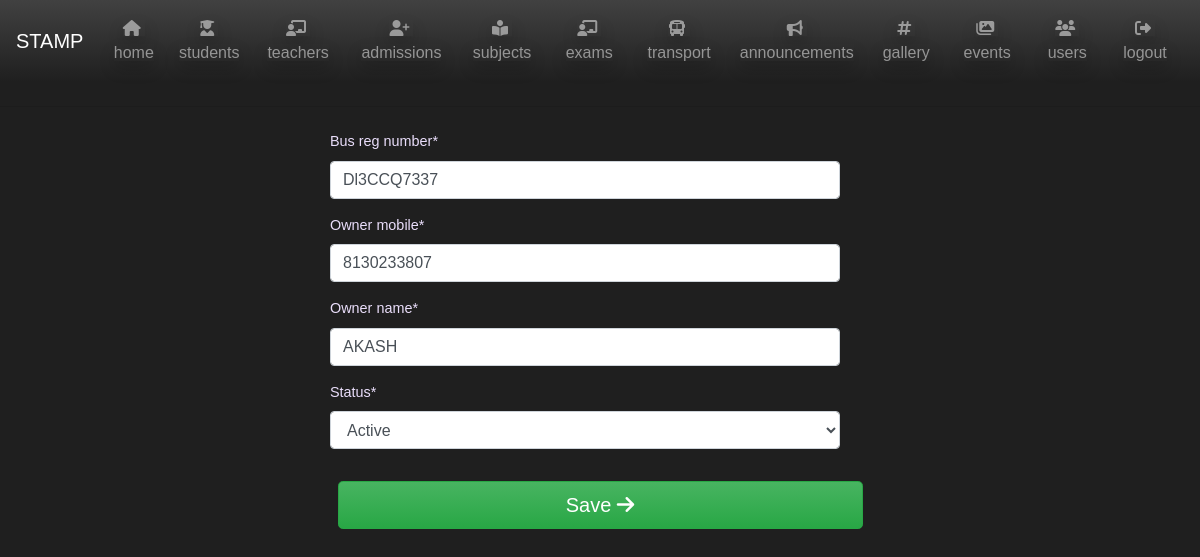
Page /update-bus/1 (signed in) on the earlier database version.
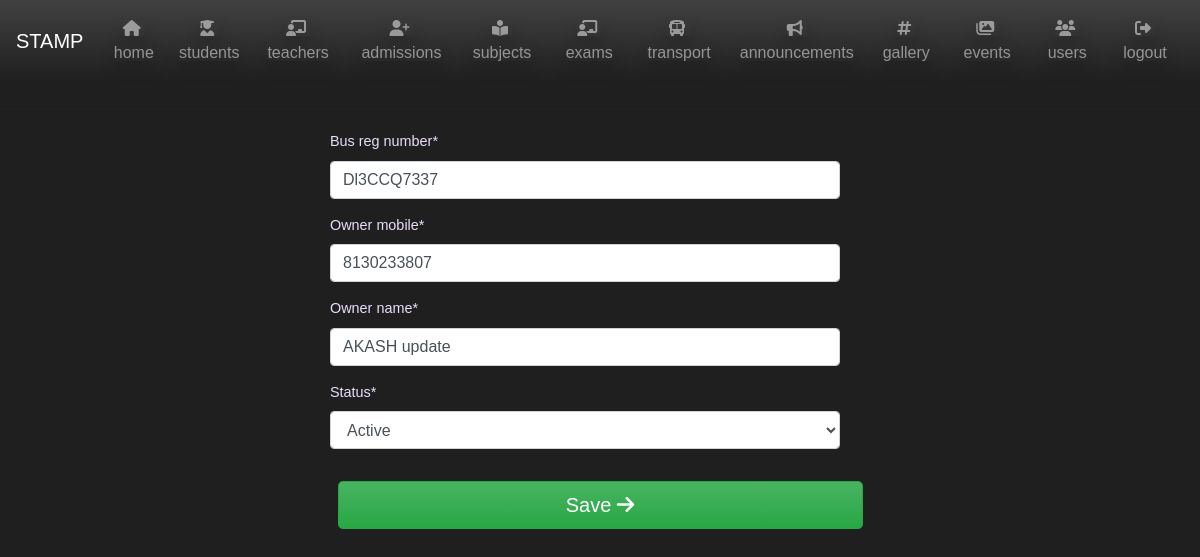
Same page on the later database version.
### lead/models.py (models this page shows, shortened)
class bus_master(models.Model): #conductor nd driver info to be done
    STATUS_TYPES = (
        ('A', 'Active'),
        ('X', 'Inactive')
    )
    bus_reg_number = models.CharField(max_length=12)
    status = models.CharField(max_length=1, choices=STATUS_TYPES, default='A')
    owner_mobile = models.CharField(max_length=12)
    owner_name = models.CharField(max_length=12)
    bus_Route_start_to_end = models.CharField(max_length=65)

### lead/views.py (the view)
# urls.py: path('update-bus/<str:pk>', views.busdetailsUpdateView.as_view(), name='update-bus'),
class busdetailsUpdateView(LoginRequiredMixin, UpdateView):
    model = bus_master
    fields = ['bus_reg_number', 'owner_mobile', 'owner_name', 'status']
    template_name = 'lead/update-bus.html'

### lead/templates/lead/update-bus.html (shortened to what this page needs)
{% extends "lead/home.html" %} {% load crispy_forms_tags %} {% block content %}
<section>
    <div class="container mb-5">
        <form method="POST">
            <div class="container row">
                <fieldset class="form-group col-md-6 offset-md-3">
                    {{ form|crispy }}
                </fieldset>
            </div>
            <div class="form-group col-md-6 offset-md-3">
                <button class="btn btn-lg text-white btn-block btn-success" type="submit">
                    Save
                    <i class="fas fa-arrow-right"></i>
                </button>
            </div>
        </form>
    </div>
</section>
{% endblock content %}

Differences in the rows shown:
changed bus_master "Dl3CCQ7337": owner_name "AKASH" → "AKASH update"
